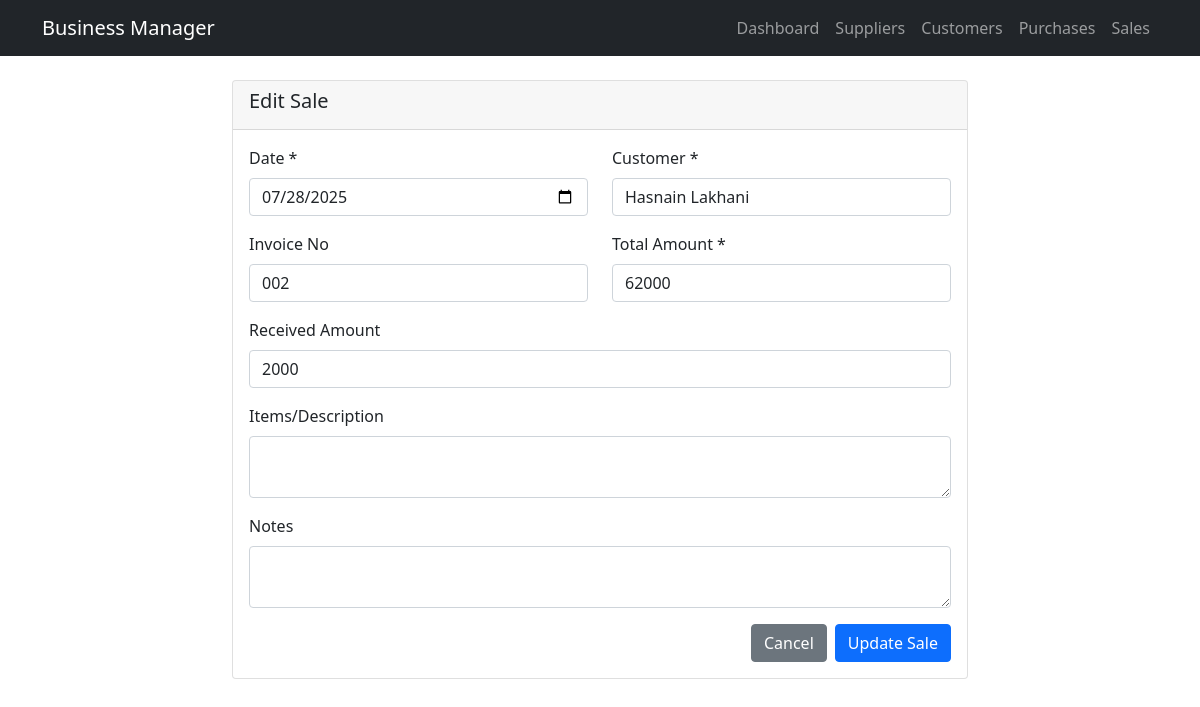
Screenshot of /sales/edit/2 with the database file from the repository.
### tables this page shows
CREATE TABLE sales (
                id INTEGER PRIMARY KEY AUTOINCREMENT,
                date DATE NOT NULL,
                customer_id INTEGER NOT NULL,
                invoice_no TEXT,
                amount DECIMAL(15,2) NOT NULL CHECK(amount >= 0),
                received_amount DECIMAL(15,2) DEFAULT 0.00 CHECK(received_amount >= 0),
                items TEXT,
                notes TEXT,
                created_at TIMESTAMP DEFAULT CURRENT_TIMESTAMP,
                updated_at TIMESTAMP DEFAULT CURRENT_TIMESTAMP,
                FOREIGN KEY (customer_id) REFERENCES customers (id) ON DELETE RESTRICT
            );

CREATE TABLE customers (
                id INTEGER PRIMARY KEY AUTOINCREMENT,
                name TEXT NOT NULL UNIQUE,
                contact TEXT,
                address TEXT,
                balance DECIMAL(15,2) DEFAULT 0.00,
                created_at TIMESTAMP DEFAULT CURRENT_TIMESTAMP,
                updated_at TIMESTAMP DEFAULT CURRENT_TIMESTAMP
            );

### app.py (the view, shortened to what this page needs)
@app.route('/sales/edit/<int:sale_id>', methods=['GET', 'POST'])
def edit_sale(sale_id):
    sale = sale_model.get_by_id(sale_id)
    if not sale:
        flash('Sale not found.', 'error')
        return redirect(url_for('sales'))
    customers = customer_model.get_all()
    return render_template('sale_form.html', sale=sale, customers=customers, date=date, edit=True)

### models/customer.py (called while the page is built)
    def get_all(self):
        try:
            cursor = self.db.get_db().cursor()
            cursor.execute('''
                SELECT c.*,
                       COUNT(s.id) as total_sales,
                       COALESCE(SUM(s.amount), 0) as total_sale_amount,
                       COALESCE(SUM(s.received_amount), 0) as total_received_amount
                FROM customers c
                LEFT JOIN sales s ON c.id = s.customer_id
                GROUP BY c.id
                ORDER BY c.name
            ''')
            return cursor.fetchall()
        except sqlite3.Error as e:
            logging.error(f"Error fetching customers: {e}")
            return []

### models/database.py (called while the page is built)
    def get_db(self):
        if 'db' not in g:
            g.db = sqlite3.connect(self.db_path)
            g.db.row_factory = sqlite3.Row
            g.db.execute('PRAGMA foreign_keys = ON')
        return g.db

### models/sale.py (called while the page is built)
    def get_by_id(self, id):
        try:
            cursor = self.db.get_db().cursor()
            cursor.execute('''
                SELECT s.*, c.name as customer_name, c.contact as customer_contact,
                       (s.amount - s.received_amount) as outstanding,
                       CASE
                           WHEN s.received_amount >= s.amount THEN 'Paid'
                           WHEN s.received_amount > 0 THEN 'Partial'
                           ELSE 'Unpaid'
                       END as payment_status
                FROM sales s
                JOIN customers c ON s.customer_id = c.id
                WHERE s.id = ?
            ''', (id,))
            return cursor.fetchone()
        except sqlite3.Error as e:
            logging.error(f"Error fetching sale {id}: {e}")
            return None

### templates/sale_form.html (shortened to what this page needs)
{% extends "base.html" %}
{% block content %}
<div class="row justify-content-center">
    <div class="col-md-8">
        <div class="card">
            <div class="card-header">
                <h5>{{ 'Edit Sale' if sale else 'Add New Sale' }}</h5>
            </div>
            <div class="card-body">
                <form method="POST">
                    <div class="row">
                        <div class="col-md-6 mb-3">
                            <label for="date" class="form-label">Date *</label>
                            <input type="date" class="form-control" id="date" name="date" required value="{{ sale.date if sale else date.today().isoformat() }}">
                        </div>
                        <div class="col-md-6 mb-3">
                            <label for="customer_id" class="form-label">Customer *</label>
                            <select class="form-control" id="customer_id" name="customer_id" required>
                                {% for c in customers %}
                                <option value="{{ c.id }}" {% if sale and c.id == sale.customer_id %}selected{% endif %}>{{ c.name }}</option>
                                {% endfor %}
                            </select>
                        </div>
                    </div>
                    <div class="row">
                        <div class="col-md-6 mb-3">
                            <label for="invoice_no" class="form-label">Invoice No</label>
                            <input type="text" class="form-control" id="invoice_no" name="invoice_no" value="{{ sale.invoice_no if sale else '' }}">
                        </div>
                        <div class="col-md-6 mb-3">
                            <label for="amount" class="form-label">Total Amount *</label>
                            <input type="number" step="0.01" class="form-control" id="amount" name="amount" required value="{{ sale.amount if sale else '' }}">
                        </div>
                    </div>
                    <div class="mb-3">
                        <label for="received_amount" class="form-label">Received Amount</label>
                        <input type="number" step="0.01" class="form-control" id="received_amount" name="received_amount" value="{{ sale.received_amount if sale else '0' }}">
                    </div>
                    <div class="mb-3">
                        <label for="items" class="form-label">Items/Description</label>
                        <textarea class="form-control" id="items" name="items" rows="2">{{ sale.items if sale else '' }}</textarea>
                    </div>
                    <div class="mb-3">
                        <label for="notes" class="form-label">Notes</label>
                        <textarea class="form-control" id="notes" name="notes" rows="2">{{ sale.notes if sale else '' }}</textarea>
                    </div>
                    <div class="d-grid gap-2 d-md-flex justify-content-md-end">
                        <a href="{{ url_for('sales') }}" class="btn btn-secondary">Cancel</a>
                        <button type="submit" class="btn btn-primary">{{ 'Update Sale' if sale else 'Add Sale' }}</button>
                    </div>
                </form>
            </div>
        </div>
    </div>
</div>
{% endblock %}

### rows the page displays
sales: date "07/28/2025", customer_id "Hasnain Lakhani", invoice_no "002", amount "62000", received_amount "2000"

### other values shown
{{ 'Edit Sale' if sale else 'Add New Sale' }} "Edit Sale"
{{ 'Update Sale' if sale else 'Add Sale' }} "Update Sale"
